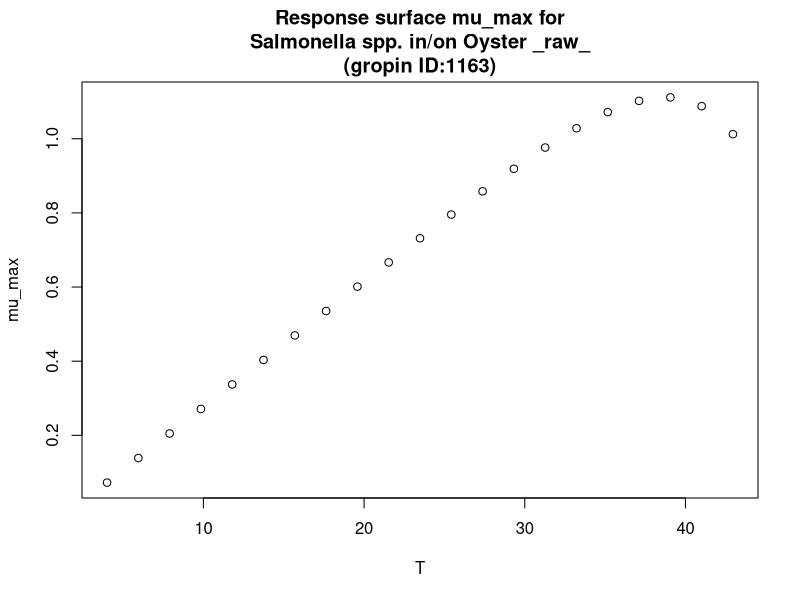

The R script that drew this image:
#############################
# start of Parameter script
#############################
T <- seq(4.004,42.957042957043,length.out=21)
#############################
# end of Parameter script
#############################
############################# 
# start of Model script Gropin ID 1163 
#############################
 
# constant coefficients for this model
 
variables <- data.frame(T)
argumentsPar <- expand.grid(variables)
 
# heart of the model
response_surface <- function(T) {
   mumax <-0.034*(T-1.87)*(1-exp(0.211*(T-49.07)))

return(mumax=mumax)
} 

# output parameters
mumax <- cbind(argumentsPar,response_surface(argumentsPar['T']))
colnames(mumax) <- c(colnames(argumentsPar),'mumax')
#############################
# End of Model script
#############################
############################# 
# start of Visualisation script Gropin ID 1163 
#############################
plot(T,mumax$mumax,
                          xlab='T',
                          ylab='mu_max',main='Response surface mu_max for
Salmonella spp. in/on Oyster _raw_
(gropin ID:1163)')
#############################
# End of Visualisation script
#############################
